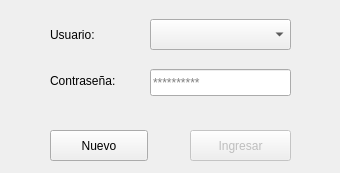
<?xml version="1.0" encoding="UTF-8"?>
<ui version="4.0">
 <class>Ingresar</class>
 <widget class="QDialog" name="Ingresar">
  <property name="geometry">
   <rect>
    <x>0</x>
    <y>0</y>
    <width>340</width>
    <height>173</height>
   </rect>
  </property>
  <property name="minimumSize">
   <size>
    <width>340</width>
    <height>173</height>
   </size>
  </property>
  <property name="maximumSize">
   <size>
    <width>340</width>
    <height>173</height>
   </size>
  </property>
  <property name="windowTitle">
   <string>LNMusic - Ingresar</string>
  </property>
  <widget class="QPushButton" name="btnIngresar">
   <property name="enabled">
    <bool>false</bool>
   </property>
   <property name="geometry">
    <rect>
     <x>190</x>
     <y>130</y>
     <width>101</width>
     <height>31</height>
    </rect>
   </property>
   <property name="text">
    <string>Ingresar</string>
   </property>
   <property name="icon">
    <iconset>
     <normaloff>img/Knob Forward.png</normaloff>img/Knob Forward.png</iconset>
   </property>
  </widget>
  <widget class="QPushButton" name="btnNuevo">
   <property name="geometry">
    <rect>
     <x>50</x>
     <y>130</y>
     <width>98</width>
     <height>31</height>
    </rect>
   </property>
   <property name="text">
    <string>Nuevo</string>
   </property>
   <property name="icon">
    <iconset>
     <normaloff>img/Knob Add.png</normaloff>img/Knob Add.png</iconset>
   </property>
  </widget>
  <widget class="QLabel" name="lblUsuario">
   <property name="geometry">
    <rect>
     <x>50</x>
     <y>19</y>
     <width>71</width>
     <height>31</height>
    </rect>
   </property>
   <property name="text">
    <string>Usuario:</string>
   </property>
  </widget>
  <widget class="QComboBox" name="cmbUsuario">
   <property name="geometry">
    <rect>
     <x>150</x>
     <y>19</y>
     <width>141</width>
     <height>31</height>
    </rect>
   </property>
   <property name="focusPolicy">
    <enum>Qt::WheelFocus</enum>
   </property>
  </widget>
  <widget class="QLineEdit" name="txtContra">
   <property name="geometry">
    <rect>
     <x>150</x>
     <y>69</y>
     <width>141</width>
     <height>27</height>
    </rect>
   </property>
   <property name="echoMode">
    <enum>QLineEdit::Password</enum>
   </property>
   <property name="placeholderText">
    <string>**********</string>
   </property>
  </widget>
  <widget class="QLabel" name="lblContra">
   <property name="geometry">
    <rect>
     <x>50</x>
     <y>70</y>
     <width>80</width>
     <height>21</height>
    </rect>
   </property>
   <property name="text">
    <string>Contraseña:</string>
   </property>
  </widget>
 </widget>
 <resources/>
 <connections/>
</ui>
